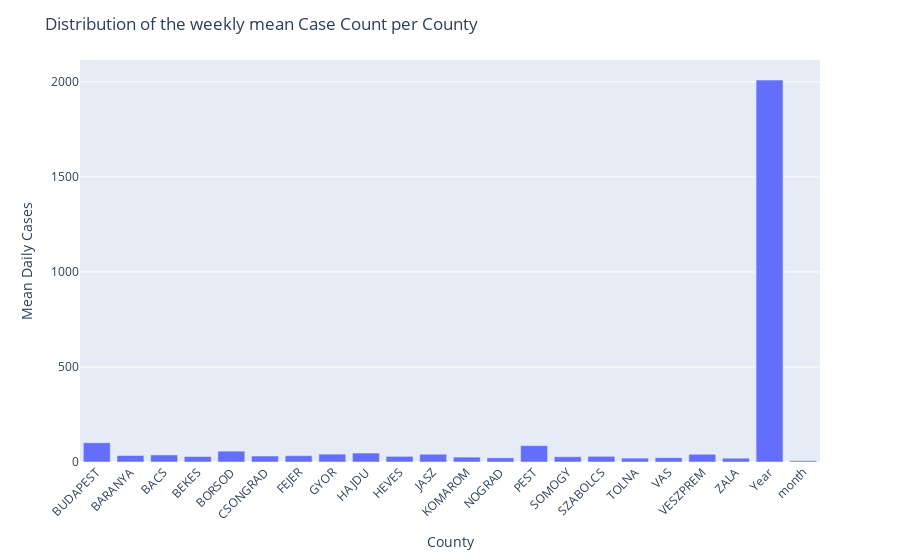

Here is the notebook cell this chart was saved with:
### Code cell
# Calculate the mean daily case count per county
mean_daily_cases_per_county = chickenpox_df.drop(['Date', 'National_Total'], axis=1).mean(axis=0)

# Create the bar plot
fig = px.bar(x=mean_daily_cases_per_county.index, y=mean_daily_cases_per_county.values)

# Update the layout
fig.update_layout(
    title='Distribution of the weekly mean Case Count per County',
    xaxis_title='County',
    yaxis_title='Mean Daily Cases',
    xaxis_tickangle=-45
)

# Show the plot
fig.show()

### Figure 1 — Plotly figure (JSON) as saved in the notebook; plotly's stock layout.template omitted (floating-point values rounded to 4 significant figures)
{"data": [{"alignmentgroup": "True", "hovertemplate": "x=%{x}<br>y=%{y}<extra></extra>", "legendgroup": "", "marker": {"color": "#636efa", "pattern": {"shape": ""}}, "name": "", "offsetgroup": "", "orientation": "v", "showlegend": false, "textposition": "auto", "type": "bar", "x": ["BUDAPEST", "BARANYA", "BACS", "BEKES", "BORSOD", "CSONGRAD", "FEJER", "GYOR", "HAJDU", "HEVES", "JASZ", "KOMAROM", "NOGRAD", "PEST", "SOMOGY", "SZABOLCS", "TOLNA", "VAS", "VESZPREM", "ZALA", "Year", "month"], "xaxis": "x", "y": [101.2, 34.2, 37.17, 28.91, 57.08, 31.49, 33.27, 41.44, 47.1, 29.69, 40.87, 25.64, 21.85, 86.1, 27.61, 29.85, 20.35, 22.47, 40.64, 19.87, 2010.0, 6.525], "yaxis": "y"}], "layout": {"barmode": "relative", "legend": {"tracegroupgap": 0}, "margin": {"t": 60}, "title": {"text": "Distribution of the weekly mean Case Count per County"}, "xaxis": {"anchor": "y", "domain": [0, 1], "tickangle": -45, "title": {"text": "County"}}, "yaxis": {"anchor": "x", "domain": [0, 1], "title": {"text": "Mean Daily Cases"}}}}
